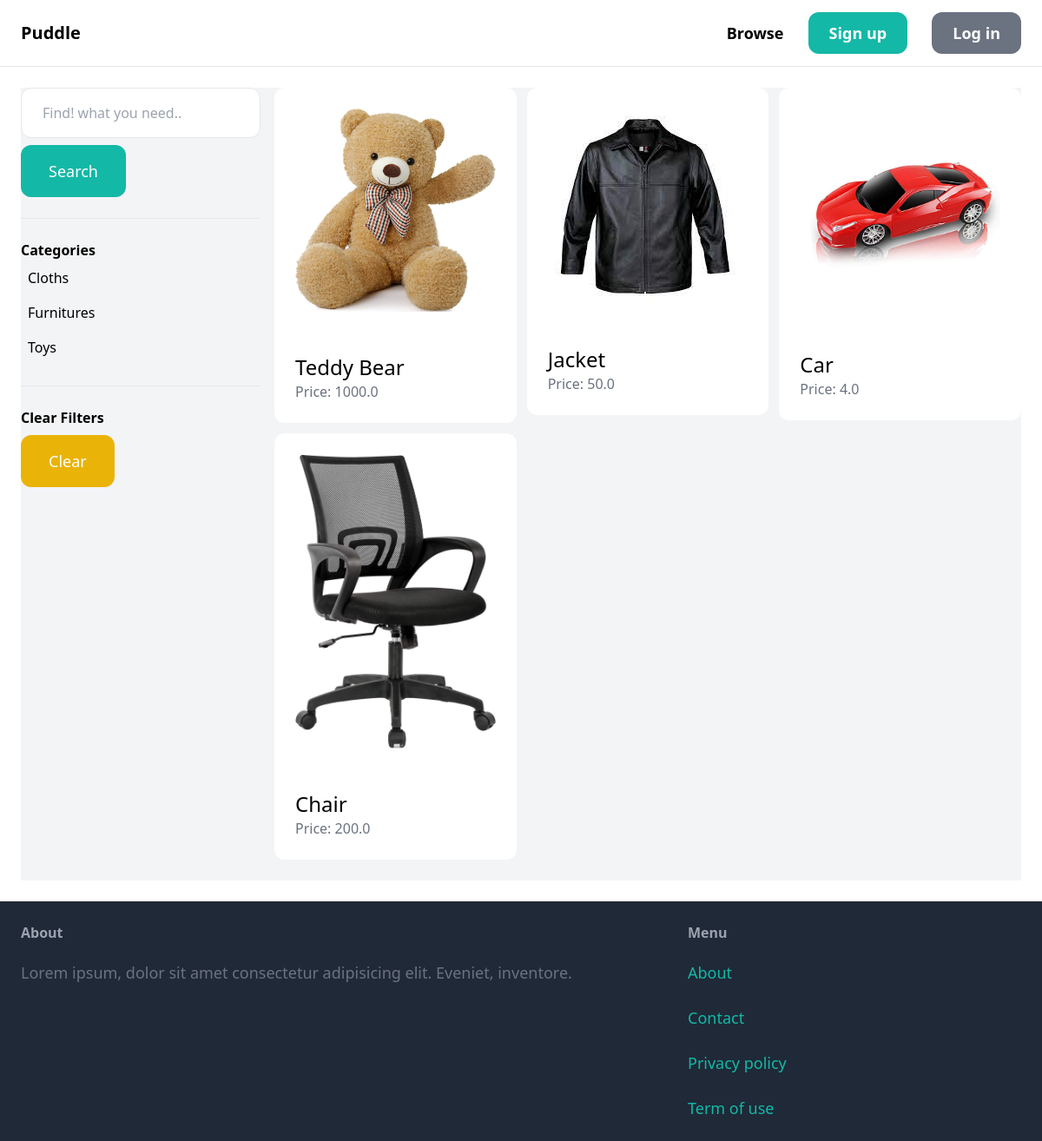
The app's page /items/ with its own data.
### item/models.py (models this page shows, shortened)
class Category(models.Model):
    name = models.CharField(max_length=255)
    class Meta:
        ordering = ('name',)
        verbose_name_plural = 'Categories'

class Item(models.Model):
    category = models.ForeignKey(Category, related_name='items', on_delete=models.CASCADE)
    name = models.CharField(max_length=255)
    description = models.TextField(blank=True , null=True)
    price = models.FloatField()
    image= models.ImageField(upload_to='item_images',blank=True,null=True)
    is_sold = models.BooleanField(default=False)
    created_by = models.ForeignKey(User,related_name='items', on_delete= models.CASCADE)
    created_at = models.DateTimeField(auto_now_add=True)

### item/views.py (the view)
# urls.py: path('', views.items, name='items'),
def items(request):
    query = request.GET.get('query','')
    category_id = request.GET.get('category',0)
    categories = Category.objects.all
    items = Item.objects.filter(is_sold=False)
    if category_id:
        items = items.filter(category_id=category_id)
    if query:
        items = items.filter(Q(name__icontains = query) | Q(description__icontains= query))
    return render(request, 'item/items.html', {
        'items':items,
        'query':query,
        'categories': categories,
        'category_id': int(category_id)
    })

### item/templates/item/items.html (shortened to what this page needs)
{% extends 'core/base.html' %}
{% block content %}
<div class="pb-6 grid grid-cols-4 gap-4 bg-gray-100">
  <div class="col-span-1">
    <form action="{% url 'item:items' %}" method="GET">
      <input
        name="query"
        class="w-full py-4 px-6 border rounded-xl"
        type="text"
        value="{{query}}"
        placeholder="Find! what you need.."
      />
      <button class="mt-2 py-4 px-8 text-lg bg-teal-500 text-white rounded-xl">
        Search
      </button>
    </form>
    <hr class="my-6" />
    <p class="font-semibold">Categories</p>
    <ul>
      {% for category in categories %}
      <li
        class="py-2 px-2 rounded-xl {% if category.id == category_id %} bg-gray-200 {% endif %}"
      >
        <a
          href="{% url 'item:items' %}? query={{query}}&category={{category.id}}"
          >{{category.name}}</a
        >
      </li>
      {% endfor %}
    </ul>
    <hr class="my-6" />
    <p class="font-semibold">Clear Filters</p>
    <ul>
      <li>
        <a
          href="{% url 'item:items'%}"
          class="mt-2 py-4 px-8 inline-block bg-yellow-500 text-lg rounded-xl text-white"
          >Clear</a
        >
      </li>
    </ul>
  </div>
  <div class="col-span-3">
    <div class="grid grid-cols-3 gap-3">
      {% for item in items %}
      <a href="{% url 'item:details'  item.id%}"
        ><div class="p-6 bg-white rounded-t-xl">
          <img src="{{item.image.url}}" alt="" class="rounded-t-xl" />
        </div>
        <div class="p-6 bg-white rounded-b-xl">
          <h2 class="text-2xl">{{item.name}}</h2>
          <p class="text-gray-500">Price: {{item.price}}</p>
        </div>
      </a>
      {% endfor %}
    </div>
  </div>
</div>
{% endblock %}

### records on screen
Category: name "Cloths"
Category: name "Furnitures"
Category: name "Toys"
Item: image (picture), name "Teddy Bear", price "1000.0"
Item: image (picture), name "Jacket", price "50.0"
Item: image (picture), name "Car", price "4.0"
Item: image (picture), name "Chair", price "200.0"
